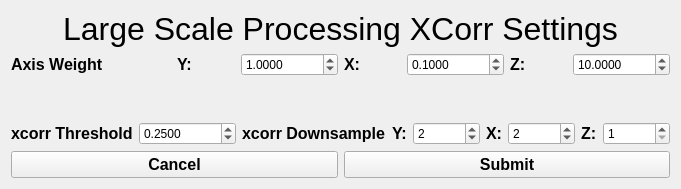
     <widget class="QWidget" name="XCorr">
      <attribute name="title">
       <string>XCorr</string>
      </attribute>
      <layout class="QGridLayout" name="gridLayout_5">
       <item row="0" column="0">
        <layout class="QVBoxLayout" name="verticalLayout_12">
         <item>
          <layout class="QHBoxLayout" name="horizontalLayout_70">
           <item>
            <widget class="QLabel" name="largeSclaeProcessingXCorrSettingsLabel">
             <property name="font">
              <font>
               <pointsize>24</pointsize>
              </font>
             </property>
             <property name="text">
              <string>Large Scale Processing XCorr Settings</string>
             </property>
             <property name="alignment">
              <set>Qt::AlignCenter</set>
             </property>
            </widget>
           </item>
          </layout>
         </item>
        </layout>
       </item>
       <item row="1" column="0">
        <layout class="QVBoxLayout" name="verticalLayout_10">
         <property name="bottomMargin">
          <number>0</number>
         </property>
         <item>
          <layout class="QHBoxLayout" name="horizontalLayout_24" stretch="1">
           <item>
            <layout class="QHBoxLayout" name="axisWeightHorizontalLayout">
             <item>
              <layout class="QHBoxLayout" name="axisWeightLabelLayout">
               <item>
                <widget class="QLabel" name="axisWeightLabel">
                 <property name="font">
                  <font>
                   <pointsize>12</pointsize>
                   <bold>true</bold>
                  </font>
                 </property>
                 <property name="text">
                  <string>Axis Weight</string>
                 </property>
                </widget>
               </item>
              </layout>
             </item>
             <item>
              <layout class="QHBoxLayout" name="axisWeightYHorizontalLayout">
               <item>
                <widget class="QLabel" name="axisWeightYLabel">
                 <property name="enabled">
                  <bool>true</bool>
                 </property>
                 <property name="font">
                  <font>
                   <pointsize>12</pointsize>
                   <bold>true</bold>
                  </font>
                 </property>
                 <property name="text">
                  <string>Y:</string>
                 </property>
                </widget>
               </item>
               <item>
                <widget class="QDoubleSpinBox" name="axisWeightYSpinBox">
                 <property name="enabled">
                  <bool>true</bool>
                 </property>
                 <property name="decimals">
                  <number>4</number>
                 </property>
                 <property name="maximum">
                  <double>2000000000.000000000000000</double>
                 </property>
                 <property name="value">
                  <double>1.000000000000000</double>
                 </property>
                </widget>
               </item>
              </layout>
             </item>
             <item>
              <layout class="QHBoxLayout" name="axisWeightXHorizontalLayout">
               <item>
                <widget class="QLabel" name="axisWeightXLabel">
                 <property name="enabled">
                  <bool>true</bool>
                 </property>
                 <property name="font">
                  <font>
                   <pointsize>12</pointsize>
                   <bold>true</bold>
                  </font>
                 </property>
                 <property name="text">
                  <string>X:</string>
                 </property>
                </widget>
               </item>
               <item>
                <widget class="QDoubleSpinBox" name="axisWeightXSpinBox">
                 <property name="enabled">
                  <bool>true</bool>
                 </property>
                 <property name="decimals">
                  <number>4</number>
                 </property>
                 <property name="maximum">
                  <double>2000000000.000000000000000</double>
                 </property>
                 <property name="value">
                  <double>0.100000000000000</double>
                 </property>
                </widget>
               </item>
              </layout>
             </item>
             <item>
              <layout class="QHBoxLayout" name="axisWeightZHorizontalLayout">
               <item>
                <widget class="QLabel" name="axisWeightZLabel">
                 <property name="enabled">
                  <bool>true</bool>
                 </property>
                 <property name="font">
                  <font>
                   <pointsize>12</pointsize>
                   <bold>true</bold>
                  </font>
                 </property>
                 <property name="text">
                  <string>Z:</string>
                 </property>
                </widget>
               </item>
               <item>
                <widget class="QDoubleSpinBox" name="axisWeightZSpinBox">
                 <property name="enabled">
                  <bool>true</bool>
                 </property>
                 <property name="decimals">
                  <number>4</number>
                 </property>
                 <property name="maximum">
                  <double>2000000000.000000000000000</double>
                 </property>
                 <property name="value">
                  <double>10.000000000000000</double>
                 </property>
                </widget>
               </item>
              </layout>
             </item>
            </layout>
           </item>
          </layout>
         </item>
         <item>
          <spacer name="verticalSpacer">
           <property name="orientation">
            <enum>Qt::Vertical</enum>
           </property>
           <property name="sizeHint" stdset="0">
            <size>
             <width>20</width>
             <height>40</height>
            </size>
           </property>
          </spacer>
         </item>
         <item>
          <layout class="QHBoxLayout" name="horizontalLayout_21">
           <item>
            <layout class="QHBoxLayout" name="horizontalLayout_22">
             <item>
              <widget class="QLabel" name="xcorrThreshLabel">
               <property name="font">
                <font>
                 <pointsize>12</pointsize>
                 <bold>true</bold>
                </font>
               </property>
               <property name="text">
                <string>xcorr Threshold</string>
               </property>
              </widget>
             </item>
             <item>
              <widget class="QDoubleSpinBox" name="xcorrThreshSpinBox">
               <property name="enabled">
                <bool>true</bool>
               </property>
               <property name="decimals">
                <number>4</number>
               </property>
               <property name="maximum">
                <double>2000000000.000000000000000</double>
               </property>
               <property name="value">
                <double>0.250000000000000</double>
               </property>
              </widget>
             </item>
            </layout>
           </item>
           <item>
            <layout class="QHBoxLayout" name="xcorrDownsampleHorizontalLayout">
             <item>
              <layout class="QHBoxLayout" name="xcorrDownsampleLabelLayout">
               <item>
                <widget class="QLabel" name="xcorrDownsampleLabel">
                 <property name="font">
                  <font>
                   <pointsize>12</pointsize>
                   <bold>true</bold>
                  </font>
                 </property>
                 <property name="text">
                  <string>xcorr Downsample</string>
                 </property>
                </widget>
               </item>
              </layout>
             </item>
             <item>
              <layout class="QHBoxLayout" name="xcorrDownsampleYHorizontalLayout">
               <item>
                <widget class="QLabel" name="xcorrDownsampleYLabel">
                 <property name="enabled">
                  <bool>true</bool>
                 </property>
                 <property name="font">
                  <font>
                   <pointsize>12</pointsize>
                   <bold>true</bold>
                  </font>
                 </property>
                 <property name="text">
                  <string>Y:</string>
                 </property>
                </widget>
               </item>
               <item>
                <widget class="QSpinBox" name="xcorrDownsampleYSpinBox">
                 <property name="enabled">
                  <bool>true</bool>
                 </property>
                 <property name="minimum">
                  <number>1</number>
                 </property>
                 <property name="maximum">
                  <number>2000000000</number>
                 </property>
                 <property name="value">
                  <number>2</number>
                 </property>
                </widget>
               </item>
              </layout>
             </item>
             <item>
              <layout class="QHBoxLayout" name="xcorrDownsampleXHorizontalLayout">
               <item>
                <widget class="QLabel" name="xcorrDownsampleXLabel">
                 <property name="enabled">
                  <bool>true</bool>
                 </property>
                 <property name="font">
                  <font>
                   <pointsize>12</pointsize>
                   <bold>true</bold>
                  </font>
                 </property>
                 <property name="text">
                  <string>X:</string>
                 </property>
                </widget>
               </item>
               <item>
                <widget class="QSpinBox" name="xcorrDownsampleXSpinBox">
                 <property name="enabled">
                  <bool>true</bool>
                 </property>
                 <property name="minimum">
                  <number>1</number>
                 </property>
                 <property name="maximum">
                  <number>2000000000</number>
                 </property>
                 <property name="value">
                  <number>2</number>
                 </property>
                </widget>
               </item>
              </layout>
             </item>
             <item>
              <layout class="QHBoxLayout" name="xcorrDownsampleZHorizontalLayout">
               <item>
                <widget class="QLabel" name="xcorrDownsampleZLabel">
                 <property name="enabled">
                  <bool>true</bool>
                 </property>
                 <property name="font">
                  <font>
                   <pointsize>12</pointsize>
                   <bold>true</bold>
                  </font>
                 </property>
                 <property name="text">
                  <string>Z:</string>
                 </property>
                </widget>
               </item>
               <item>
                <widget class="QSpinBox" name="xcorrDownsampleZSpinBox">
                 <property name="enabled">
                  <bool>true</bool>
                 </property>
                 <property name="minimum">
                  <number>1</number>
                 </property>
                 <property name="maximum">
                  <number>2000000000</number>
                 </property>
                 <property name="value">
                  <number>1</number>
                 </property>
                </widget>
               </item>
              </layout>
             </item>
            </layout>
           </item>
          </layout>
         </item>
        </layout>
       </item>
       <item row="2" column="0">
        <layout class="QVBoxLayout" name="verticalLayout_11">
         <item>
          <layout class="QHBoxLayout" name="horizontalLayout_69">
           <item>
            <widget class="QPushButton" name="XcorrCancelButton">
             <property name="font">
              <font>
               <pointsize>12</pointsize>
               <bold>true</bold>
              </font>
             </property>
             <property name="text">
              <string>Cancel</string>
             </property>
            </widget>
           </item>
           <item>
            <widget class="QPushButton" name="XcorrSubmitButton">
             <property name="font">
              <font>
               <pointsize>12</pointsize>
               <bold>true</bold>
              </font>
             </property>
             <property name="text">
              <string>Submit</string>
             </property>
            </widget>
           </item>
          </layout>
         </item>
        </layout>
       </item>
      </layout>
     </widget>
